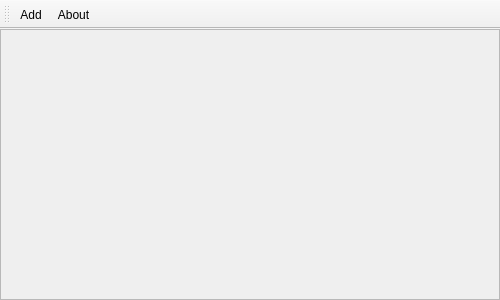
<?xml version="1.0" encoding="UTF-8"?>
<ui version="4.0">
 <class>MainWindow</class>
 <widget class="QMainWindow" name="MainWindow">
  <property name="geometry">
   <rect>
    <x>0</x>
    <y>0</y>
    <width>500</width>
    <height>300</height>
   </rect>
  </property>
  <property name="windowTitle">
   <string>Project Timer</string>
  </property>
  <widget class="QWidget" name="centralWidget">
   <layout class="QVBoxLayout" name="verticalLayout">
    <property name="spacing">
     <number>0</number>
    </property>
    <property name="margin">
     <number>0</number>
    </property>
    <item>
     <widget class="QScrollArea" name="scrollArea">
      <property name="widgetResizable">
       <bool>true</bool>
      </property>
      <widget class="QWidget" name="scrollAreaWidgetContents">
       <property name="geometry">
        <rect>
         <x>0</x>
         <y>0</y>
         <width>396</width>
         <height>258</height>
        </rect>
       </property>
       <layout class="QVBoxLayout" name="verticalLayout_2">
        <property name="spacing">
         <number>0</number>
        </property>
        <property name="margin">
         <number>0</number>
        </property>
        <item>
         <widget class="QFrame" name="frame">
          <property name="frameShape">
           <enum>QFrame::NoFrame</enum>
          </property>
          <property name="frameShadow">
           <enum>QFrame::Plain</enum>
          </property>
          <layout class="QVBoxLayout" name="verticalLayout_3">
           <property name="spacing">
            <number>0</number>
           </property>
           <property name="margin">
            <number>0</number>
           </property>
           <item>
            <spacer name="verticalSpacer">
             <property name="orientation">
              <enum>Qt::Vertical</enum>
             </property>
             <property name="sizeHint" stdset="0">
              <size>
               <width>20</width>
               <height>40</height>
              </size>
             </property>
            </spacer>
           </item>
          </layout>
         </widget>
        </item>
       </layout>
      </widget>
     </widget>
    </item>
   </layout>
  </widget>
  <widget class="QToolBar" name="mainToolBar">
   <attribute name="toolBarArea">
    <enum>TopToolBarArea</enum>
   </attribute>
   <attribute name="toolBarBreak">
    <bool>false</bool>
   </attribute>
   <addaction name="actionAdd"/>
   <addaction name="actionAbout"/>
  </widget>
  <action name="actionAdd">
   <property name="icon">
    <iconset resource="protimer.qrc">
     <normaloff>:/res/coelho/edit_add.png</normaloff>:/res/coelho/edit_add.png</iconset>
   </property>
   <property name="text">
    <string>Add</string>
   </property>
   <property name="toolTip">
    <string>Add new project</string>
   </property>
   <property name="shortcut">
    <string>F2</string>
   </property>
  </action>
  <action name="actionAbout">
   <property name="icon">
    <iconset resource="protimer.qrc">
     <normaloff>:/res/coelho/documentinfo.png</normaloff>:/res/coelho/documentinfo.png</iconset>
   </property>
   <property name="text">
    <string>About</string>
   </property>
   <property name="shortcut">
    <string>F1</string>
   </property>
  </action>
 </widget>
 <layoutdefault spacing="6" margin="11"/>
 <resources>
  <include location="protimer.qrc"/>
 </resources>
 <connections>
  <connection>
   <sender>actionAdd</sender>
   <signal>triggered()</signal>
   <receiver>MainWindow</receiver>
   <slot>addProject()</slot>
   <hints>
    <hint type="sourcelabel">
     <x>-1</x>
     <y>-1</y>
    </hint>
    <hint type="destinationlabel">
     <x>199</x>
     <y>149</y>
    </hint>
   </hints>
  </connection>
 </connections>
 <slots>
  <slot>Test()</slot>
  <slot>addProject()</slot>
 </slots>
</ui>
